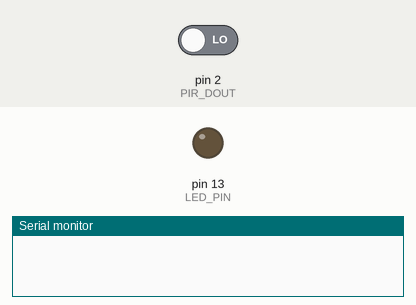
The sketch below on a simulated Arduino Uno, built with avr-gcc and run on an emulated ATmega328P. Parts: output pins drawn as LEDs (lit = HIGH), the last lines printed to the serial monitor. The inputs (shaded band) are chosen by the test bench; at power-on: pin 2 (PIR_DOUT) LOW.

Above: at 1.2 s.
1.3 s: pin 2 (PIR_DOUT) driven HIGH
At 2.1 s:
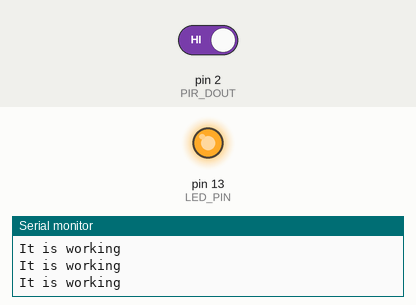
2.8 s: pin 2 (PIR_DOUT) driven LOW
At 3.5 s:
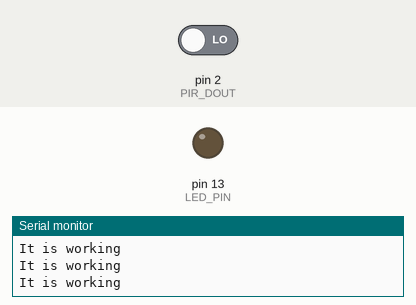
Timing chart, 0 to 5.8 s (numbered marks = the images above; inputs shaded):
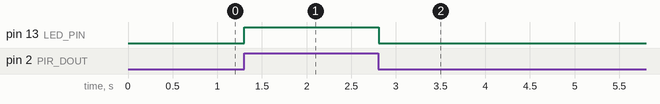

Measured:
- after the input at 1.3 s, pin 13 (LED_PIN): LOW → HIGH at once
- after the input at 2.8 s, pin 13 (LED_PIN): HIGH → LOW at once

The sketch:

MotionTest.ino
```cpp
//////////////////////////
// Hardware Definitions //
//////////////////////////
#define PIR_AOUT A0  // PIR analog output on A0
#define PIR_DOUT 2   // PIR digital output on D2
#define LED_PIN  13  // LED to illuminate on motion

#define PRINT_TIME 100 // Rate of serial printouts
unsigned long lastPrint = 0; // Keep track of last serial out

void setup()
{
  Serial.begin(9600);  // Serial is used to view Analog out
  // Analog and digital pins should both be set as inputs:
  pinMode(PIR_AOUT, INPUT);
  pinMode(PIR_DOUT, INPUT);

  // Configure the motion indicator LED pin as an output
  pinMode(LED_PIN, OUTPUT);
  digitalWrite(LED_PIN, LOW); // Turn the LED off
}

void loop()
{
  // Read OUT pin, and set onboard LED to mirror output
  readDigitalValue();
}

void readDigitalValue()
{
  // The OpenPIR's digital output is active high
  int motionStatus = digitalRead(PIR_DOUT);

  // If motion is detected, turn the onboard LED on:
  if (motionStatus == HIGH){
    digitalWrite(LED_PIN, HIGH);
    Serial.println("It is working");
  }
  else
    digitalWrite(LED_PIN, LOW);
    // Otherwise turn the LED off:
}
```
